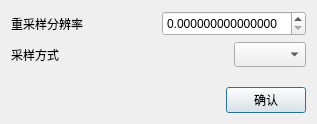
<?xml version="1.0" encoding="UTF-8"?>
<ui version="4.0">
 <class>ipfModelerResampleDialog</class>
 <widget class="QDialog" name="ipfModelerResampleDialog">
  <property name="geometry">
   <rect>
    <x>0</x>
    <y>0</y>
    <width>317</width>
    <height>124</height>
   </rect>
  </property>
  <property name="windowTitle">
   <string>ipfModelerResampleDialog</string>
  </property>
  <layout class="QVBoxLayout" name="verticalLayout">
   <item>
    <layout class="QHBoxLayout" name="horizontalLayout_2">
     <item>
      <widget class="QLabel" name="label">
       <property name="minimumSize">
        <size>
         <width>0</width>
         <height>25</height>
        </size>
       </property>
       <property name="text">
        <string>重采样分辨率</string>
       </property>
      </widget>
     </item>
     <item>
      <spacer name="horizontalSpacer_2">
       <property name="orientation">
        <enum>Qt::Horizontal</enum>
       </property>
       <property name="sizeHint" stdset="0">
        <size>
         <width>40</width>
         <height>20</height>
        </size>
       </property>
      </spacer>
     </item>
     <item>
      <widget class="QDoubleSpinBox" name="doubleSpinBox">
       <property name="minimumSize">
        <size>
         <width>0</width>
         <height>25</height>
        </size>
       </property>
       <property name="decimals">
        <number>15</number>
       </property>
      </widget>
     </item>
    </layout>
   </item>
   <item>
    <layout class="QHBoxLayout" name="horizontalLayout_3">
     <item>
      <widget class="QLabel" name="label_2">
       <property name="minimumSize">
        <size>
         <width>0</width>
         <height>25</height>
        </size>
       </property>
       <property name="text">
        <string>采样方式</string>
       </property>
      </widget>
     </item>
     <item>
      <spacer name="horizontalSpacer_3">
       <property name="orientation">
        <enum>Qt::Horizontal</enum>
       </property>
       <property name="sizeHint" stdset="0">
        <size>
         <width>40</width>
         <height>20</height>
        </size>
       </property>
      </spacer>
     </item>
     <item>
      <widget class="QComboBox" name="comboBox">
       <property name="minimumSize">
        <size>
         <width>0</width>
         <height>25</height>
        </size>
       </property>
      </widget>
     </item>
    </layout>
   </item>
   <item>
    <spacer name="verticalSpacer">
     <property name="orientation">
      <enum>Qt::Vertical</enum>
     </property>
     <property name="sizeHint" stdset="0">
      <size>
       <width>20</width>
       <height>0</height>
      </size>
     </property>
    </spacer>
   </item>
   <item>
    <layout class="QHBoxLayout" name="horizontalLayout">
     <item>
      <spacer name="horizontalSpacer">
       <property name="orientation">
        <enum>Qt::Horizontal</enum>
       </property>
       <property name="sizeHint" stdset="0">
        <size>
         <width>40</width>
         <height>20</height>
        </size>
       </property>
      </spacer>
     </item>
     <item>
      <widget class="QPushButton" name="pushButton">
       <property name="minimumSize">
        <size>
         <width>75</width>
         <height>25</height>
        </size>
       </property>
       <property name="text">
        <string>确认</string>
       </property>
      </widget>
     </item>
    </layout>
   </item>
  </layout>
 </widget>
 <layoutdefault spacing="6" margin="11"/>
 <resources/>
 <connections/>
</ui>
